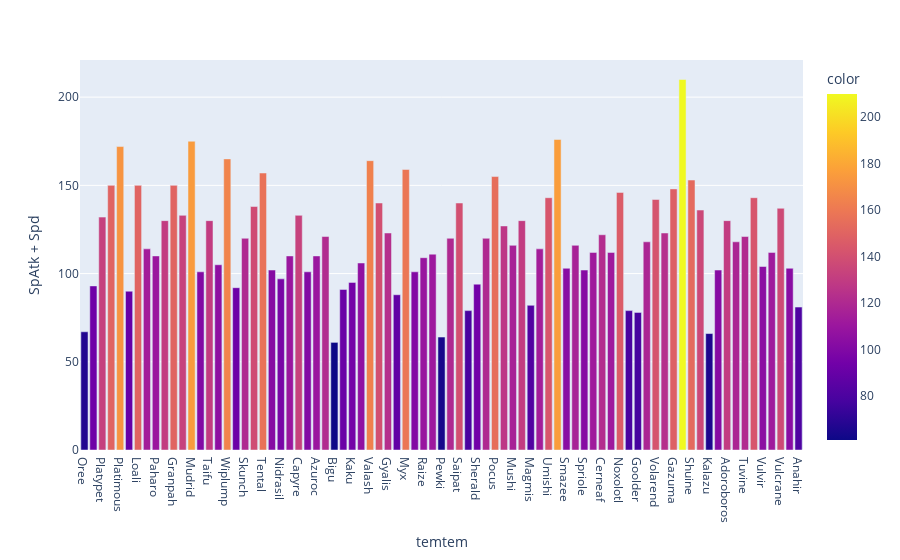

The code cell stored with this chart in its notebook:
### Code cell
fig2.show()

### Figure 1 — Plotly figure (JSON) as saved in the notebook; plotly's stock layout.template omitted (floating-point values rounded to 4 significant figures)
{"data": [{"alignmentgroup": "True", "hovertemplate": "temtem=%{x}<br>SpAtk + Spd=%{y}<br>color=%{marker.color}<extra></extra>", "legendgroup": "", "marker": {"color": [67, 93, 132, 150, 172, 90, 150, 114, 110, 130, 150, 133, 175, 101, 130, 105, 165, 92, 120, 138, 157, 102, 97, 110, 133, 101, 110, 121, 61, 91, 95, 106, 164, 140, 123, 88, 159, 101, 109, 111, 64, 120, 140, 79, 94, 120, 155, 127, 116, 130, 82, 114, 143, 176, 103, 116, 102, 112, 122, 112, 146, 79, 78, 118, 142, 123, 148, 210, 153, 136, 66, 102, 130, 118, 121, 143, 104, 112, 137, 103, 81], "coloraxis": "coloraxis"}, "name": "", "offsetgroup": "", "orientation": "v", "showlegend": false, "textposition": "auto", "type": "bar", "x": ["Oree", "Zaobian", "Platypet", "Platox", "Platimous", "Swali", "Loali", "Tateru", "Paharo", "Paharac", "Granpah", "Bunbun", "Mudrid", "Hidody", "Taifu", "Fomu", "Wiplump", "Skail", "Skunch", "Houchic", "Tental", "Orphyll", "Nidrasil", "Banapi", "Capyre", "Lapinite", "Azuroc", "Zenoreth", "Bigu", "Babawa", "Kaku", "Saku", "Valash", "Barnshe", "Gyalis", "Occlura", "Myx", "Raiber", "Raize", "Raican", "Pewki", "Piraniant", "Saipat", "Crystle", "Sherald", "Hocus", "Pocus", "Sparzy", "Mushi", "Mushook", "Magmis", "Mastione", "Umishi", "Ukama", "Smazee", "Baboong", "Spriole", "Deendre", "Cerneaf", "Toxolotl", "Noxolotl", "Blooze", "Goolder", "Zephyruff", "Volarend", "Ganki", "Gazuma", "Oceara", "Shuine", "Nessla", "Kalazu", "Kalabyss", "Adoroboros", "Tuwai", "Tuvine", "Kinu", "Vulvir", "Vulor", "Vulcrane", "Pigepic", "Anahir"], "xaxis": "x", "y": [67, 93, 132, 150, 172, 90, 150, 114, 110, 130, 150, 133, 175, 101, 130, 105, 165, 92, 120, 138, 157, 102, 97, 110, 133, 101, 110, 121, 61, 91, 95, 106, 164, 140, 123, 88, 159, 101, 109, 111, 64, 120, 140, 79, 94, 120, 155, 127, 116, 130, 82, 114, 143, 176, 103, 116, 102, 112, 122, 112, 146, 79, 78, 118, 142, 123, 148, 210, 153, 136, 66, 102, 130, 118, 121, 143, 104, 112, 137, 103, 81], "yaxis": "y"}], "layout": {"barmode": "relative", "coloraxis": {"colorbar": {"title": {"text": "color"}}, "colorscale": [[0, "#0d0887"], [0.1111, "#46039f"], [0.2222, "#7201a8"], [0.3333, "#9c179e"], [0.4444, "#bd3786"], [0.5556, "#d8576b"], [0.6667, "#ed7953"], [0.7778, "#fb9f3a"], [0.8889, "#fdca26"], [1, "#f0f921"]]}, "legend": {"tracegroupgap": 0}, "margin": {"t": 60}, "xaxis": {"anchor": "y", "domain": [0, 1], "title": {"text": "temtem"}}, "yaxis": {"anchor": "x", "domain": [0, 1], "title": {"text": "SpAtk + Spd"}}}}
